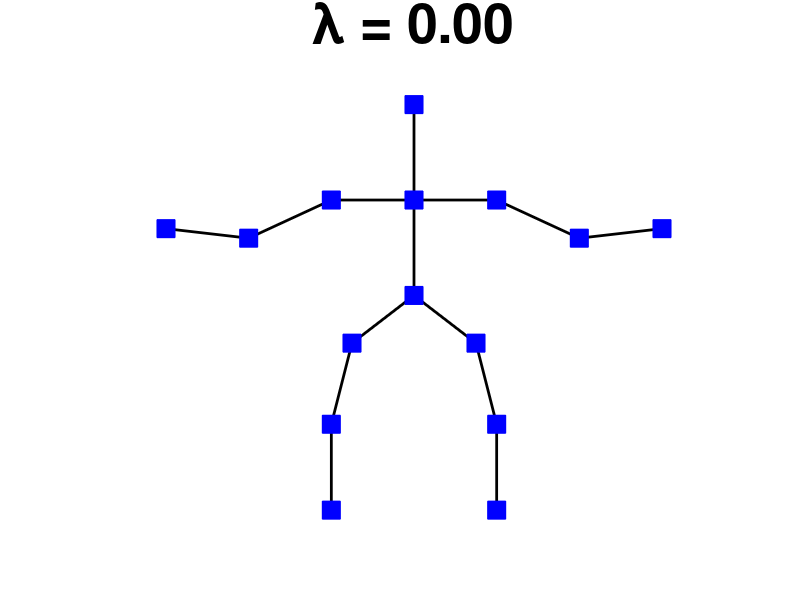
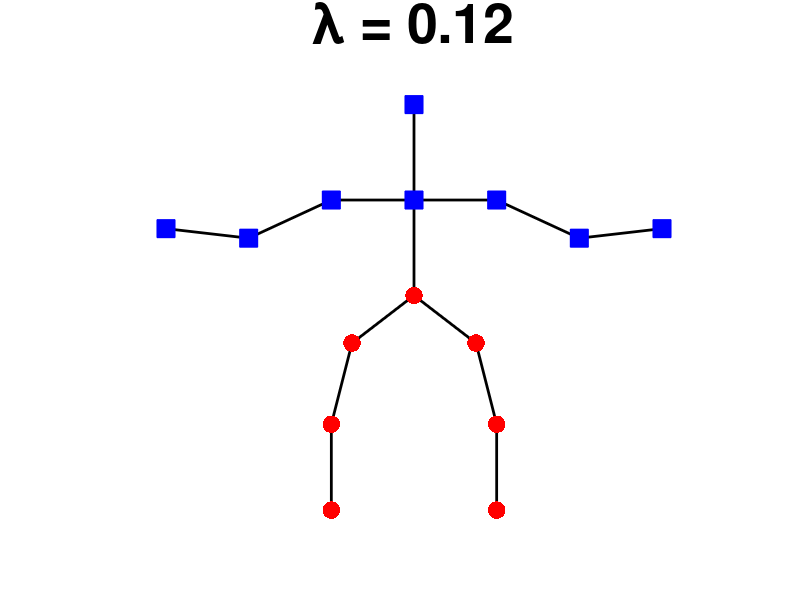
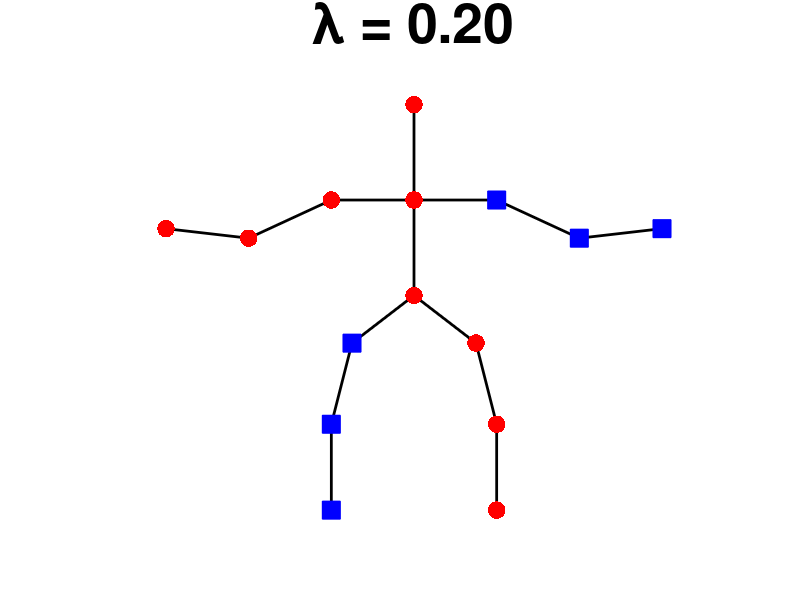
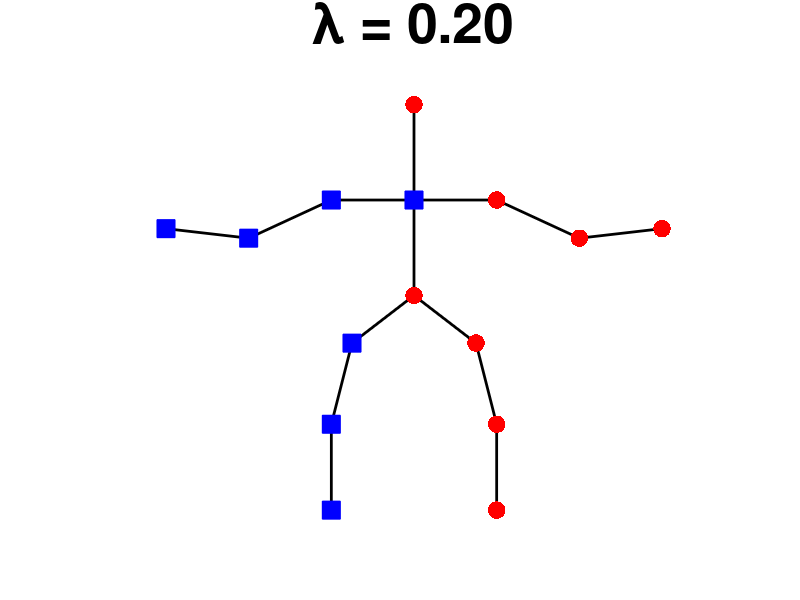

These charts were generated, in order, by the following MATLAB code:
% Plot typical skeletal graph GFT basis

Ns = 15;
Es = [ 2 2 2 2 4 5 7 8 3 10 11 3 13 14;
          1 3 4 7 5 6 8 9 10 11 12 13 14 15];
As = zeros(Ns , Ns);
for n=1:size(Es,2)
   As(Es(1,n), Es(2,n)) = 1;
   As(Es(2,n), Es(1,n)) = 1;
end
Ls = diag(As*ones(size(As,2),1))-As;
[V,D]=eig(Ls);

% initialize the skeleton
skeleton_loc = zeros(15,2);
skeleton_loc(1,:)=[0 2.5];
skeleton_loc(2,:)=[0 1.5]; 
skeleton_loc(3,:)=[0 0.5];
skeleton_loc(4,:)=[0.4 1.5];
skeleton_loc(5,:)=[0.8 1.1];
skeleton_loc(6,:)=[1.2 1.2];
skeleton_loc(7,:)=[-0.4 1.5];
skeleton_loc(8,:)=[-0.8 1.1];
skeleton_loc(9,:)=[-1.2 1.2];
skeleton_loc(10,:)=[0.3 0];
skeleton_loc(11,:)=[0.4 -0.85];
skeleton_loc(12,:)=[0.4 -1.75];
skeleton_loc(13,:)=[-0.3 0];
skeleton_loc(14,:)=[-0.4 -0.85];
skeleton_loc(15,:)=[-0.4 -1.75];

for bIdx=1:Ns
    figure;
    % first plot the fixed limbs
    for m=1:size(Es,2)
        line( [skeleton_loc(Es(1,m),1), skeleton_loc(Es(2,m),1)],  [skeleton_loc(Es(1,m),2), skeleton_loc(Es(2,m),2)],...
        'LineStyle', '-', 'Color','k','LineWidth',2);
    end
    % plot all the joints
    for m=1:15
        if V(m,bIdx)>0
            line(skeleton_loc(m,1),skeleton_loc(m,2),'marker','s', 'markersize',13,'MarkerFaceColor','b','color', 'b');
        else
            line(skeleton_loc(m,1),skeleton_loc(m,2),'marker','.', 'markersize',38,'MarkerFaceColor','r','color', 'r');
        end
    end
    title(['\lambda = ' sprintf('%.02f', abs(D(bIdx,bIdx)))], 'FontSize', 40);
    axis off
end

%% Plot SK-T-G GFT basis
Ns = 15;
Es = [ 2 2 2 2 4 5 7 8 3 10 11 3 13 14;
          1 3 4 7 5 6 8 9 10 11 12 13 14 15];
As = zeros(Ns , Ns);
for n=1:size(Es,2)
   As(Es(1,n), Es(2,n)) = 1;
   As(Es(2,n), Es(1,n)) = 1;
end
Ls = diag(As*ones(size(As,2),1))-As;
[Vs,Ds]=eig(Ls);

Nt = 2;
Et = [1:(Nt-1); 2:Nt];
At = zeros(Nt, Nt);
for n=1:size(Et,2)
   At(Et(1,n), Et(2,n)) = 1;
   At(Et(2,n), Et(1,n)) = 1;
end
Lt = diag(At*ones(size(At,2),1))-At;
[Vt,Dt]=eig(Lt);

% Take graph Cartesian product
Ast = kron(eye(Nt),As) + kron(At,eye(Ns));
Lst = diag(Ast*ones(size(Ast,2),1))-Ast;
[Vst,Dst]=eig(Lst);

% Plot
% initialize the skeleton
skeleton_loc = zeros(15,2);
skeleton_loc(1,:)=[0 2.5];
skeleton_loc(2,:)=[0 1.5]; 
skeleton_loc(3,:)=[0 0.5];
skeleton_loc(4,:)=[0.4 1.5];
skeleton_loc(5,:)=[0.8 1.1];
skeleton_loc(6,:)=[1.2 1.2];
skeleton_loc(7,:)=[-0.4 1.5];
skeleton_loc(8,:)=[-0.8 1.1];
skeleton_loc(9,:)=[-1.2 1.2];
skeleton_loc(10,:)=[0.3 0];
skeleton_loc(11,:)=[0.4 -0.85];
skeleton_loc(12,:)=[0.4 -1.75];
skeleton_loc(13,:)=[-0.3 0];
skeleton_loc(14,:)=[-0.4 -0.85];
skeleton_loc(15,:)=[-0.4 -1.75];

% Plot basis of Gs
bIdx = 2;
figure;
% first plot the fixed limbs
for m=1:size(Es,2)
    line( [skeleton_loc(Es(1,m),1), skeleton_loc(Es(2,m),1)],  [skeleton_loc(Es(1,m),2), skeleton_loc(Es(2,m),2)],...
    'LineStyle', '-', 'Color','k','LineWidth',2);
end
% plot all the joints
for m=1:Ns
    if Vs(m,bIdx)>0
        line(skeleton_loc(m,1),skeleton_loc(m,2),'marker','s', 'markersize',13,'MarkerFaceColor','b','color', 'b');
    else
        line(skeleton_loc(m,1),skeleton_loc(m,2),'marker','.', 'markersize',38,'MarkerFaceColor','r','color', 'r');
    end
end
axis off

% Plot basis of Gt
figure;
for bIdx=1:Nt
    subplot(2,1,bIdx);
    line( [0, 1],  [0, 0], 'LineStyle', '-', 'Color','k','LineWidth',2);
    m=1;
    if Vt(m,bIdx)>0
        line(0,0,'marker','s', 'markersize',13,'MarkerFaceColor','b','color', 'b');
    else
        line(0,0,'marker','.', 'markersize',38,'MarkerFaceColor','r','color', 'r');
    end
    m=2;
    if Vt(m,bIdx)>0
        line(1,0,'marker','s', 'markersize',13,'MarkerFaceColor','b','color', 'b');
    else
        line(1,0,'marker','.', 'markersize',38,'MarkerFaceColor','r','color', 'r');
    end
    axis off
end

% Plot basis of Gst
Vst_1 = kron(Vs(:,2), Vt(:,1)');
Vst_2 = kron(Vs(:,2), Vt(:,2)');
figure;
deltax = 3;
for n=1:Ns
    line( [skeleton_loc(n,1), skeleton_loc(n,1)+deltax],  [skeleton_loc(n,2), skeleton_loc(n,2)],...
    'LineStyle', '--', 'Color','m','LineWidth',1.5);
end
for m=1:size(Es,2)
    line( [skeleton_loc(Es(1,m),1)+deltax, skeleton_loc(Es(2,m),1)+deltax],  [skeleton_loc(Es(1,m),2), skeleton_loc(Es(2,m),2)],...
    'LineStyle', '-', 'Color','k','LineWidth',2);
end
for m=1:size(Es,2)
    line( [skeleton_loc(Es(1,m),1), skeleton_loc(Es(2,m),1)],  [skeleton_loc(Es(1,m),2), skeleton_loc(Es(2,m),2)],...
    'LineStyle', '-', 'Color','k','LineWidth',2);
end
for m=1:Ns
    if Vst_1(m)>0
        line(skeleton_loc(m,1),skeleton_loc(m,2),'marker','s', 'markersize',13,'MarkerFaceColor','b','color', 'b');
    else
        line(skeleton_loc(m,1),skeleton_loc(m,2),'marker','.', 'markersize',38,'MarkerFaceColor','r','color', 'r');
    end
end
for m=1:Ns
    if Vst_1(Ns+m)>0
        line(skeleton_loc(m,1)+deltax,skeleton_loc(m,2),'marker','s', 'markersize',13,'MarkerFaceColor','b','color', 'b');
    else
        line(skeleton_loc(m,1)+deltax,skeleton_loc(m,2),'marker','.', 'markersize',38,'MarkerFaceColor','r','color', 'r');
    end
end
axis([-1.5 4.5 -2 3])
axis off

figure;
for n=1:Ns
    line( [skeleton_loc(n,1), skeleton_loc(n,1)+deltax],  [skeleton_loc(n,2), skeleton_loc(n,2)],...
    'LineStyle', '--', 'Color','m','LineWidth',1.5);
end
for m=1:size(Es,2)
    line( [skeleton_loc(Es(1,m),1)+deltax, skeleton_loc(Es(2,m),1)+deltax],  [skeleton_loc(Es(1,m),2), skeleton_loc(Es(2,m),2)],...
    'LineStyle', '-', 'Color','k','LineWidth',2);
end
for m=1:size(Es,2)
    line( [skeleton_loc(Es(1,m),1), skeleton_loc(Es(2,m),1)],  [skeleton_loc(Es(1,m),2), skeleton_loc(Es(2,m),2)],...
    'LineStyle', '-', 'Color','k','LineWidth',2);
end
for m=1:Ns
    if Vst_2(m)>0
        line(skeleton_loc(m,1),skeleton_loc(m,2),'marker','s', 'markersize',13,'MarkerFaceColor','b','color', 'b');
    else
        line(skeleton_loc(m,1),skeleton_loc(m,2),'marker','.', 'markersize',38,'MarkerFaceColor','r','color', 'r');
    end
end
for m=1:Ns
    if Vst_2(Ns+m)>0
        line(skeleton_loc(m,1)+deltax,skeleton_loc(m,2),'marker','s', 'markersize',13,'MarkerFaceColor','b','color', 'b');
    else
        line(skeleton_loc(m,1)+deltax,skeleton_loc(m,2),'marker','.', 'markersize',38,'MarkerFaceColor','r','color', 'r');
    end
end
axis([-1.5 4.5 -2 3])
axis off


